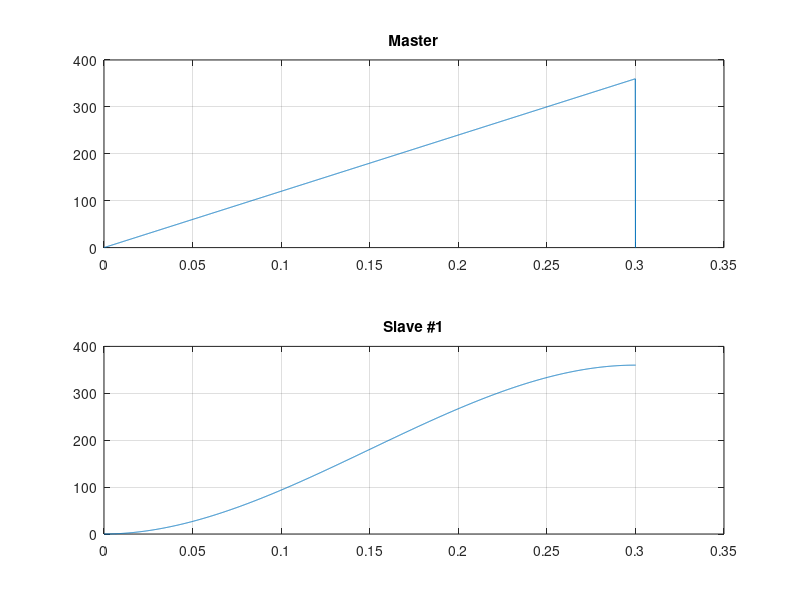

MATLAB code for this plot:
% Matteo Pantano 
% Generation of Trajectories - Internship @ L.I.A.M Lab


% Sawtooth function having rpm of motor

% rpm of our motor
rpm = 200;
Fs = 10000;
dt = 1/Fs;
% period of one round knowing thr rpm of the motor
T = 60/rpm;
t = 0:dt:T+dt;
%x =  180 * sawtooth(2*pi*50*t, 1) + 180;

% sawtooth in radiant that goes from 0 to 0.1 seconds [one period]
%x =  pi * sawtooth((rpm/30)*pi*t,1) + pi;

% sawtooth in deg that goes from 0 to 0.1 seconds [one period]
x =  180 * sawtooth((rpm/30)*pi*t,1) + 180;

figure('Name','Synchronization','NumberTitle','off')
subplot(2,1,1)
plot(t,x)
title('Master')
grid

%syms t1 t0 a0 a1 a2 a3 q0 v0 q1 v1;
%A = [1 0 0 0; 0 1 0 0; 1 (t1-t0) (t1-t0)^2 (t1-t0)^3; 0 1 2*(t1-t0) 3*(t1-t0)^2];
%B = [a0; a1; a2; a3];
%C = [q0; v0; q1; v1];
%solB = solve(A*B==C, B);

time = 0:dt:T+dt;

% constraints due to the synchronization between cams
t0=0; t1=T+dt;

% pol evaluation (boarder limitations) 
q0=0; q1=360; v0=3; v1=-10;
a0 = q0;
a1 = v0;
a2 = -(3*q0 - 3*q1 - 2*t0*v0 - t0*v1 + 2*t1*v0 + t1*v1)/(t0 - t1)^2;
a3 = -(2*q0 - 2*q1 - t0*v0 - t0*v1 + t1*v0 + t1*v1)/((t0 - t1)*(t0^2 - 2*t0*t1 + t1^2));
p_coeffB = [a3 a2 a1 a0];

% position
positionB = polyval(p_coeffB, t);
%figure('Name','Position','NumberTitle','off')
subplot(2,1,2)
plot(t, positionB)
title('Slave #1')
grid


